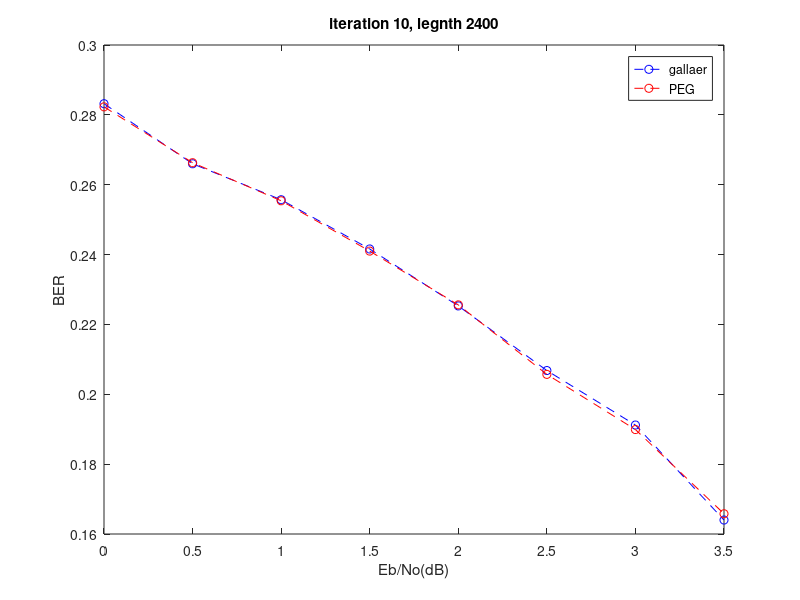

MATLAB code for this plot:
x=[0 0.5 1.0 1.5 2.0 2.5 3.0 3.5];
y1=[0.2832 0.266 0.2557 0.2416 0.2253 0.2068 0.1912 0.164]
y2=[0.2823 0.2663 0.2554 0.241 0.2256 0.2057 0.1899 0.1658]

plot(x,y1,'b--o')
hold on
plot(x,y2,'r--o')

legend('gallaer', 'PEG')
hold off

title('iteration 10, legnth 2400')
xlabel('Eb/No(dB)')
ylabel('BER')
